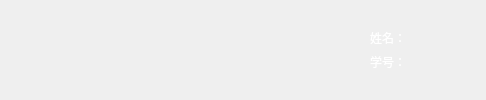
       <widget class="QWidget" name="widget_4" native="true">
        <layout class="QHBoxLayout" name="horizontalLayout">
         <item>
          <spacer name="horizontalSpacer_23">
           <property name="orientation">
            <enum>Qt::Horizontal</enum>
           </property>
           <property name="sizeType">
            <enum>QSizePolicy::Fixed</enum>
           </property>
           <property name="sizeHint" stdset="0">
            <size>
             <width>13</width>
             <height>17</height>
            </size>
           </property>
          </spacer>
         </item>
         <item>
          <widget class="QLabel" name="jwTitle_2">
           <property name="sizePolicy">
            <sizepolicy hsizetype="Preferred" vsizetype="Preferred">
             <horstretch>0</horstretch>
             <verstretch>0</verstretch>
            </sizepolicy>
           </property>
           <property name="minimumSize">
            <size>
             <width>0</width>
             <height>0</height>
            </size>
           </property>
           <property name="maximumSize">
            <size>
             <width>16777215</width>
             <height>16777215</height>
            </size>
           </property>
           <property name="font">
            <font>
             <pointsize>18</pointsize>
            </font>
           </property>
           <property name="styleSheet">
            <string notr="true"/>
           </property>
           <property name="text">
            <string/>
           </property>
          </widget>
         </item>
         <item>
          <spacer name="horizontalSpacer_24">
           <property name="orientation">
            <enum>Qt::Horizontal</enum>
           </property>
           <property name="sizeType">
            <enum>QSizePolicy::Expanding</enum>
           </property>
           <property name="sizeHint" stdset="0">
            <size>
             <width>270</width>
             <height>25</height>
            </size>
           </property>
          </spacer>
         </item>
         <item>
          <widget class="QWidget" name="widget_5" native="true">
           <layout class="QHBoxLayout" name="horizontalLayout_6">
            <item>
             <widget class="QPushButton" name="btn_HeadPortrait">
              <property name="cursor">
               <cursorShape>OpenHandCursor</cursorShape>
              </property>
              <property name="styleSheet">
               <string notr="true">background: transparent;
color: rgba(255,255,255,0.5);
border-top-right-radius: 4px;
border-bottom-right-radius: 4px;
</string>
              </property>
              <property name="text">
               <string/>
              </property>
             </widget>
            </item>
            <item>
             <widget class="QWidget" name="widget_2" native="true">
              <layout class="QVBoxLayout" name="verticalLayout">
               <item>
                <layout class="QHBoxLayout" name="horizontalLayout_4">
                 <item>
                  <widget class="QLabel" name="label_22">
                   <property name="styleSheet">
                    <string notr="true">color: rgb(255, 255, 255);
font: 11pt &quot;Microsoft YaHei UI&quot;;</string>
                   </property>
                   <property name="text">
                    <string>姓名：</string>
                   </property>
                  </widget>
                 </item>
                 <item>
                  <widget class="QLabel" name="lbl_Name">
                   <property name="styleSheet">
                    <string notr="true">color: rgb(255, 255, 255);
font: 11pt &quot;Microsoft YaHei UI&quot;;</string>
                   </property>
                   <property name="text">
                    <string/>
                   </property>
                  </widget>
                 </item>
                </layout>
               </item>
               <item>
                <layout class="QHBoxLayout" name="horizontalLayout_5">
                 <item>
                  <widget class="QLabel" name="label_24">
                   <property name="styleSheet">
                    <string notr="true">color: rgb(255, 255, 255);
font: 11pt &quot;Microsoft YaHei UI&quot;;</string>
                   </property>
                   <property name="text">
                    <string>学号：</string>
                   </property>
                  </widget>
                 </item>
                 <item>
                  <widget class="QLabel" name="lbl_ID">
                   <property name="styleSheet">
                    <string notr="true">color: rgb(255, 255, 255);
font: 11pt &quot;Microsoft YaHei UI&quot;;</string>
                   </property>
                   <property name="text">
                    <string/>
                   </property>
                  </widget>
                 </item>
                </layout>
               </item>
              </layout>
             </widget>
            </item>
            <item>
             <widget class="QPushButton" name="btn_Exit">
              <property name="sizePolicy">
               <sizepolicy hsizetype="Fixed" vsizetype="Fixed">
                <horstretch>0</horstretch>
                <verstretch>0</verstretch>
               </sizepolicy>
              </property>
              <property name="cursor">
               <cursorShape>OpenHandCursor</cursorShape>
              </property>
              <property name="styleSheet">
               <string notr="true">background: transparent;
color: rgba(255,255,255,0.5);
border-top-right-radius: 4px;
border-bottom-right-radius: 4px;
</string>
              </property>
              <property name="text">
               <string/>
              </property>
             </widget>
            </item>
           </layout>
          </widget>
         </item>
        </layout>
       </widget>
